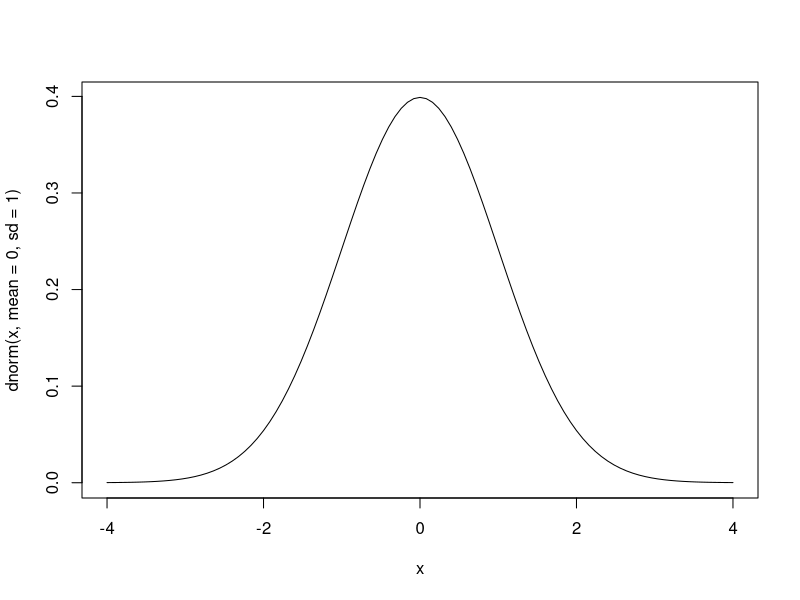
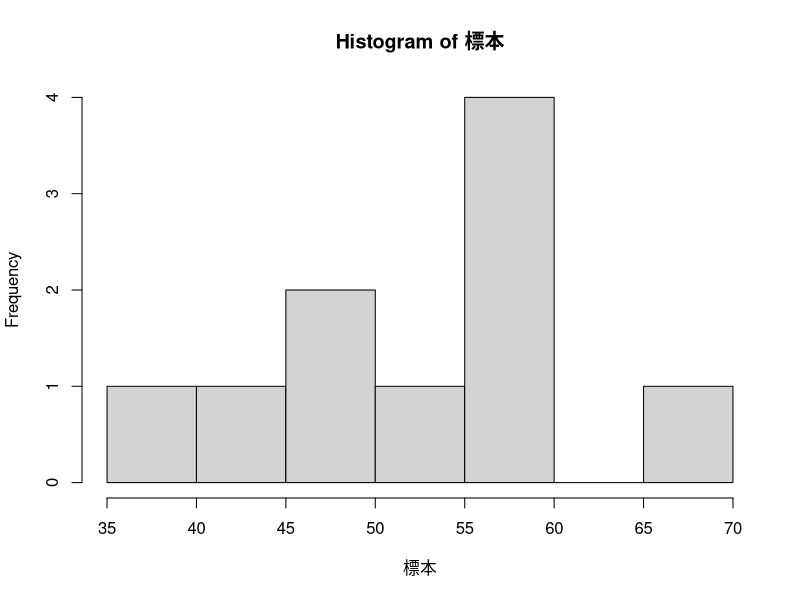
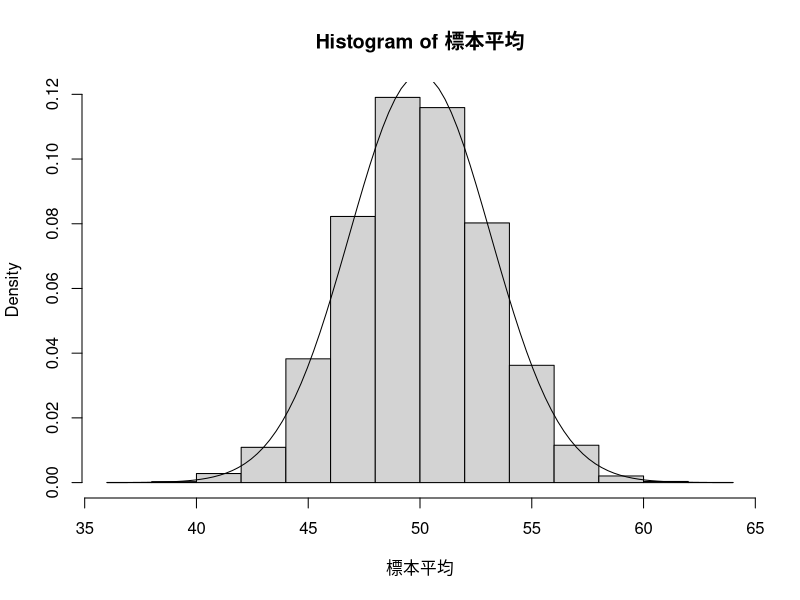

Here is the R script that generated these plots, in order:
# サイコロの確率分布
サイコロ6 = ceiling(runif(n=6, min=0, max=6))
table(サイコロ6)

#サイコロ600万 = ceiling(runif(n=6000000, min=0, max=6))
#table(サイコロ600万)

# 正規分布
curve(dnorm(x, mean=0, sd=1), from=-4,to=4) # 標準正規分布

# 正規母集団からの抽出
標本 = rnorm(n=10, mean=50, sd=10)
標本
hist(標本)
mean(標本)

# 標本平均
標本平均 = numeric(length = 10000) # サイズ10000の配列
for(i in 1:10000) {
  標本 = rnorm(n=10, mean=50, sd=10)
  標本平均[i] = mean(標本)
}
hist(標本平均, freq=FALSE)
誤差絶対値5以下 = ifelse(abs(標本平均-50)<=5,1,0)
table(誤差絶対値5以下)
mean(標本平均)
var(標本平均)
curve(dnorm(x,mean=50,sd=sqrt(10)), add=TRUE)




